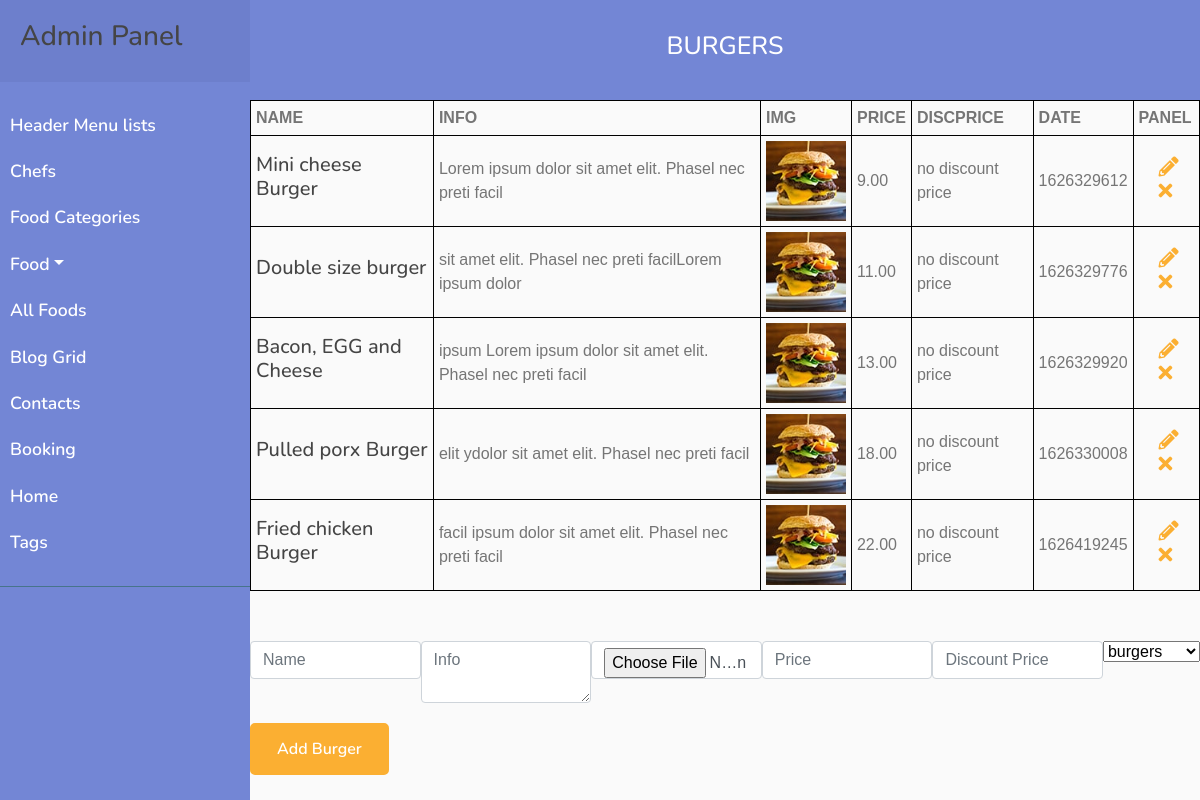
The app's page /php/admin/burgers.php?catId=1, older data.
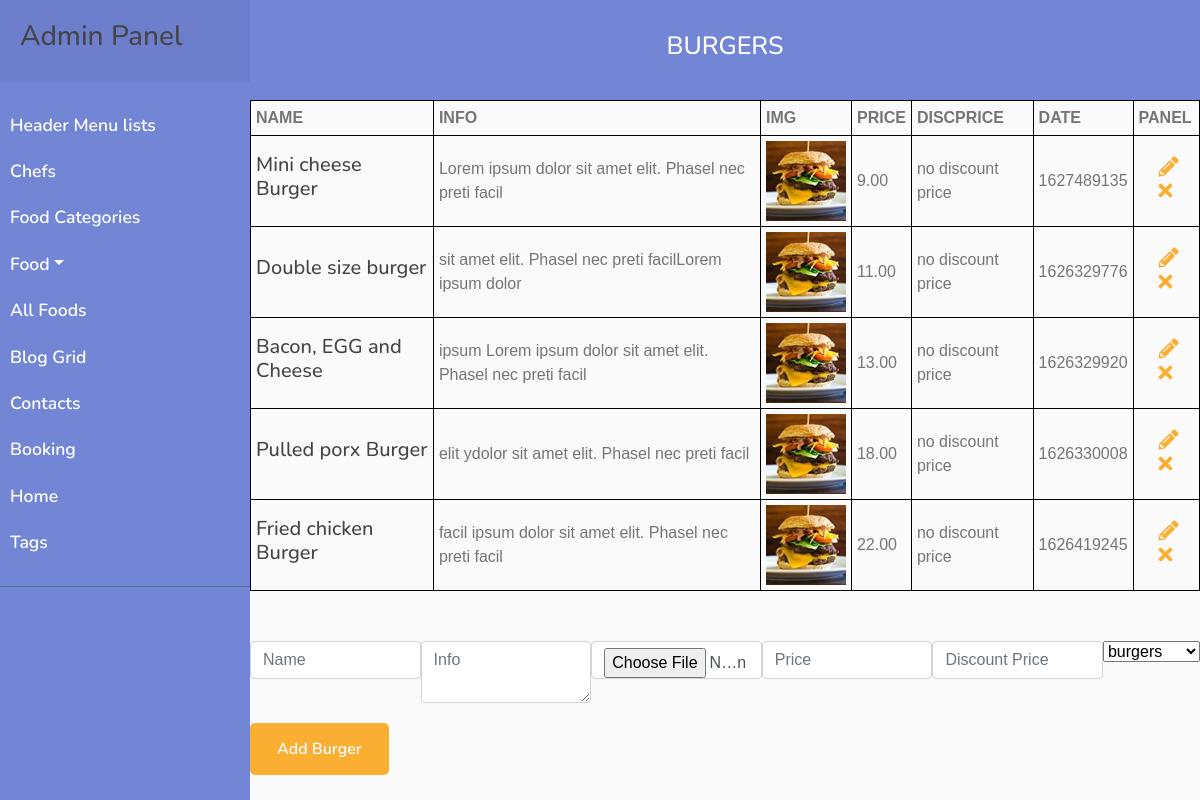
The same page, newer data.
### tables this page shows
CREATE TABLE `all_foods` (
  `id` int(16) NOT NULL,
  `name` varchar(128) NOT NULL,
  `info` text NOT NULL,
  `img` varchar(128) NOT NULL,
  `price` varchar(16) NOT NULL,
  `discPrice` varchar(16) NOT NULL,
  `categories_id` int(16) NOT NULL,
  `date` int(32) NOT NULL
);

### php/admin/burgers.php (the view, shortened to what the changed rows need)
<!DOCTYPE html>
<html lang="en">
<head>
    <link href="https://stackpath.bootstrapcdn.com/bootstrap/4.4.1/css/bootstrap.min.css" rel="stylesheet">
    <link href="https://cdnjs.cloudflare.com/ajax/libs/font-awesome/5.10.0/css/all.min.css" rel="stylesheet">
    <link href="../../lib/animate/animate.min.css" rel="stylesheet">
    <link href="../../lib/owlcarousel/assets/owl.carousel.min.css" rel="stylesheet">
    <link href="../../lib/flaticon/font/flaticon.css" rel="stylesheet">
    <link href="../../lib/tempusdominus/css/tempusdominus-bootstrap-4.min.css" rel="stylesheet" />
    <link href="../../css/style.css" rel="stylesheet">
</head>
<body>
    <div class="admin">
        <?php
        require_once "../../components/adminFoodNav.php";
        ?>
        <div class="admin__section admin__section_header-list">
            <div class="admin__section_content">
                <div class="admin__section_content">
                    <div class="admin__burgers">
                        <table class="admin__table">
                            <tr>
                                <th class="admin__table_title">name</th>
                                <th class="admin__table_title">info</th>
                                <th class="admin__table_title">img</th>
                                <th class="admin__table_title">price</th>
                                <th class="admin__table_title">discPrice</th>
                                <th class="admin__table_title">date</th>
                                <th class="admin__table_title">panel</th>
                            </tr>
                            <?php
                            $query = "SELECT * FROM all_foods WHERE categories_id = '" . $_GET['catId'] . "'";
                            $result = mysqli_query($mysqli, $query);
                            while ($row = mysqli_fetch_assoc($result)) {
                            ?>
                                <tr class="admin__section_item">
                                    <td class="admin__section_item_td">
                                        <h3 class="admin__section_item_name">
                                            <?php echo $row['name'] ?>
                                        </h3>
                                    </td>
                                    <td class="admin__section_item_td">
                                        <?php echo $row['info'] ?>
                                    </td>
                                    <td class="admin__section_item_td">
                                        <div class="admin__section_img">
                                            <img src="../../img/foods/<?php echo $row['img'] ?>" alt="<?php echo $row['name'] ?>">
                                        </div>
                                    </td>
                                    <td class="admin__section_item_td">
                                        <?php echo $row['price'] ?>
                                    </td>
                                    <td class="admin__section_item_td">
                                        <?php echo $row['discPrice'] ? $row['discPrice'] : "no discount price" ?>
                                    </td>
                                    <td class="admin__section_item_td">
                                        <?php echo $row['date'] ?>
                                    </td>
                                    <td class="admin__section_item_td">
                                        <a href="?catId=<?php echo $_GET["catId"] ?>&id=<?php echo $row["id"] ?>">
                                            <i class="example__class admin__icon fas fa-pencil-alt"></i>
                                        </a>
                                        <a href="./allFoods/remove.php?id=<?php echo $row["id"] ?>">
                                            <i class="admin__icon fas fa-times"></i>
                                        </a>
                                    </td>
                                </tr>
                            <?php } ?>
                        </table>
                    </div>
                </div>
            </div>
        </div>
    </div>
</body>
</html>

Row changes from the older to the newer data that the page shows:
changed all_foods "Mini cheese Burger": date "1626329612" → "1627489135"
